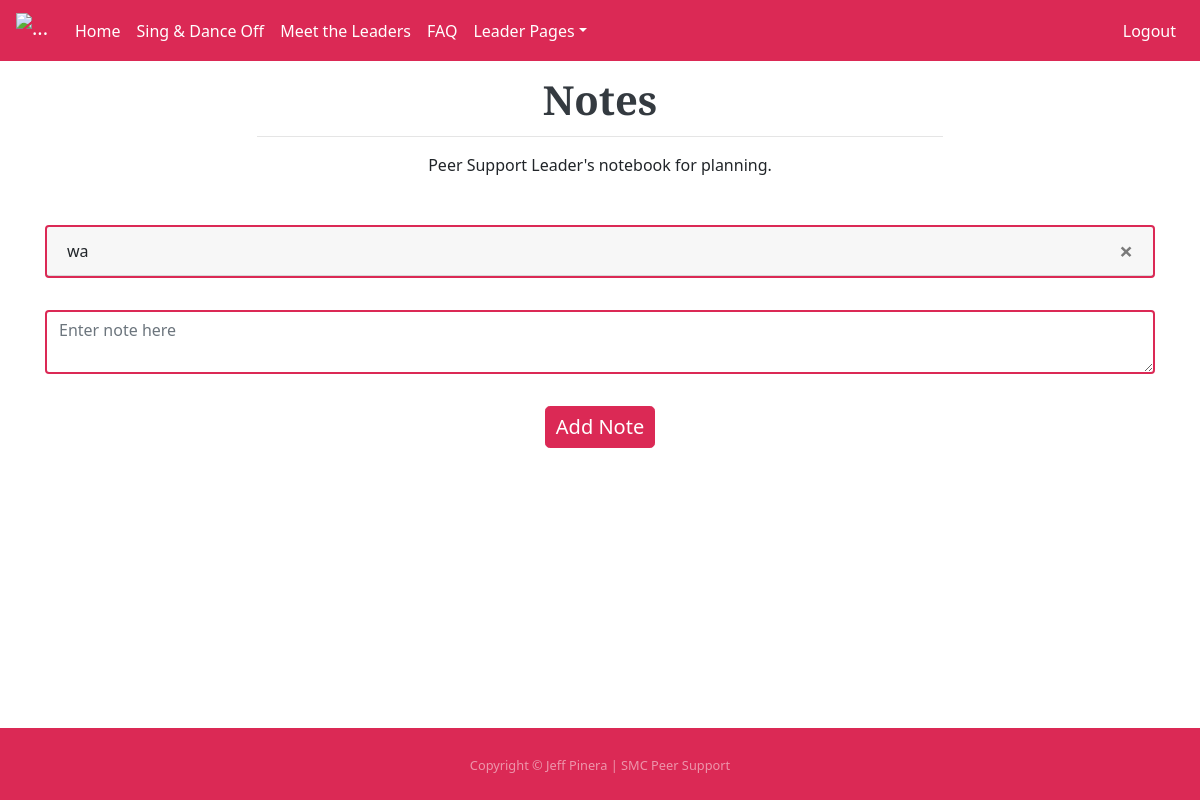
/notes (signed in), run on an earlier commit of the app's database.
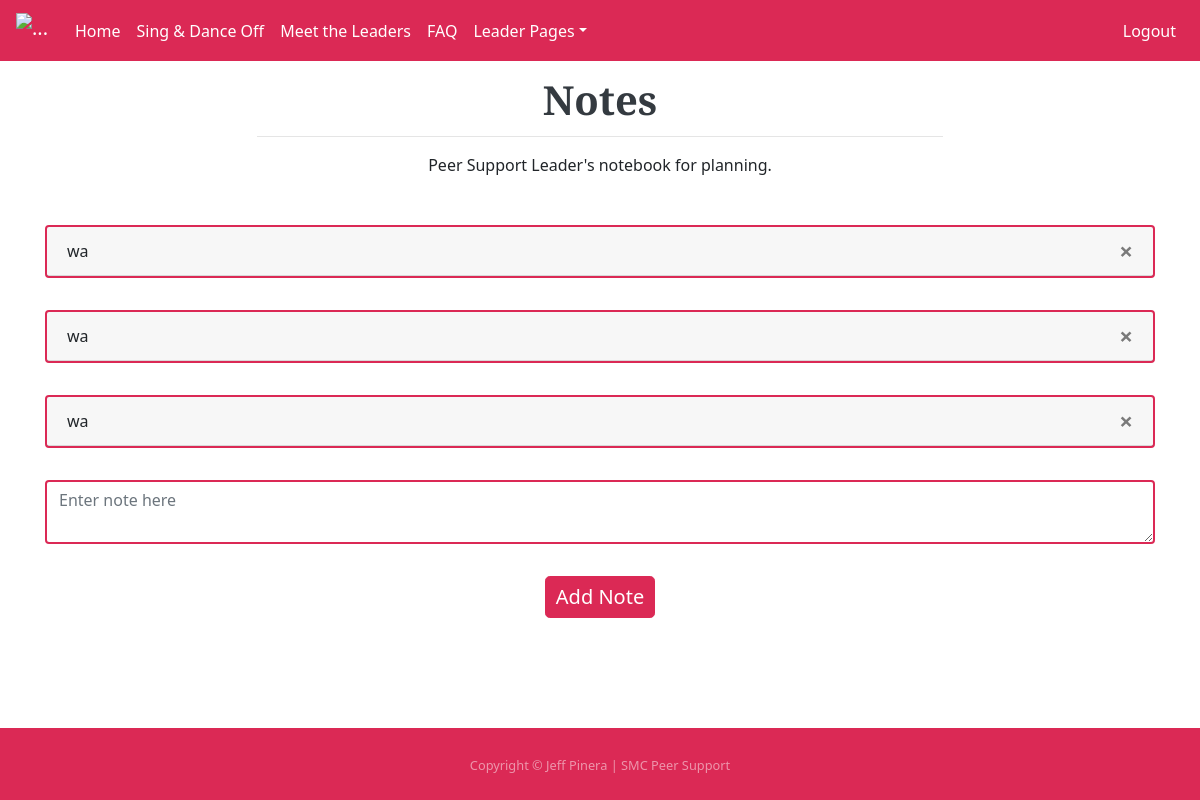
And on a later commit of the database.
### website/models.py (models this page shows)
class Note(db.Model):
    id = db.Column(db.Integer, primary_key=True)
    data = db.Column(db.String(10000))
    date = db.Column(db.DateTime(timezone=True), default=func.now())
    user_id = db.Column(db.Integer, db.ForeignKey('user.id'))

### website/views.py (the view, shortened to what this page needs)
@views.route("/notes", methods=['GET', 'POST'])
@login_required
def notes():
    return render_template("notes.html", user=current_user)

### website/__init__.py (called while the page is built)
def create_app():
    app = Flask(__name__)
    app.config['SECRET_KEY'] = 'd5DrWBqQS1OmC6XE'
    app.config['SQLALCHEMY_DATABASE_URI'] = f'sqlite:///{DB_NAME}'
    db.init_app(app)
    from .views import views
    from .auth import auth
    app.register_blueprint(views, url_prefix='/')
    app.register_blueprint(auth, url_prefix='/')
    from .models import User, Note, Faq
    with app.app_context():
        db.create_all()
        print("Created database!")
    login_manager = LoginManager()
    login_manager.login_view = 'auth.login'
    login_manager.init_app(app)
    @login_manager.user_loader
    def load_user(id):
        return User.query.get(int(id))
    return app

### website/templates/notes.html (shortened to what this page needs)
{% extends "template.html" %}
{% block content %}
<section>
    <div class="container px-4 px-lg-5 h-100 navspace">
        <div class="row gx-4 gx-lg-5 h-100 align-items-center justify-content-center text-center">
            <div class="col-lg-8 align-self-end">
                <h1 class="text-dark font-weight-bold headingsfont">Notes</h1>
                <hr class="divider" />
                <p class="text-white-75 mb-5">Peer Support Leader's notebook for planning.</p>
            </div>
        </div>
    </div>
</section>
<section class="container">
    <ul class="list-group list-group-flush" id="notes">
        {% for note in user.notes %}
        <div class="card noteborder">
            <div class="card-header d-flex justify-content-between align-items-center">
                <div class="card-text">{{ note.data }}</div>
                <button type="button" class="close" onClick="deleteNote({{ note.id }})">
                    <span aria-hidden="true">&times;</span>
                </button>
            </div>
        </div>
        <div class="spacer"></div>
        {% endfor %}
    </ul>
    <div>
        <form method="POST">
            <textarea name="note" id="note" class="form-control noteborder" placeholder="Enter note here"></textarea>
            <div class="spacer"></div>
            <div align="center">
                <button type="submit" class="btn btn-primary btn-lg buttoncolour headingsfont">Add Note</button>
            </div>
        </form>
    </div>
</section>
<div class="spacer"></div>
{% endblock %}

### website/templates/template.html (shortened to what this page needs)
<!DOCTYPE html>
<html lang="en">
<head>
  <link rel="stylesheet" href="https://cdn.jsdelivr.net/npm/bootstrap@4.4.1/dist/css/bootstrap.min.css"
>
  <link rel="stylesheet" type="text/css" href="static/css/styles.css">
</head>
<body>
  <nav class="navbar navbar-expand-md navcolour stickbars">
    <a class="navbar-brand" href="/home">
      <img class="d-inline-block align-top" width="35px" height="35px" src="static/assets/img/heartlogowhite.png"
        alt="..."></a>
    <div class="collapse navbar-collapse" id="collapsibleNavbar">
      <ul class="navbar-nav mr-auto">
        {% if user.is_authenticated %}
        <li id="link-home" class="nav-item">
          <a class="nav-link headingsfont" href="/home">Home</a>
        </li>
        <li id="link-sdo" class="nav-item">
          <a class="nav-link headingsfont" href="/singdanceoff">Sing & Dance Off</a>
        </li>
        <li id="link-mtl" class="nav-item">
          <a class="nav-link headingsfont" href="/leaders">Meet the Leaders</a>
        </li>
        <li id="link-faq" class="nav-item">
          <a class="nav-link headingsfont" href="/faq">FAQ</a>
        </li>
        <li id="link-lead" class="nav-item dropdown">
          <a class="nav-link headingsfont dropdown-toggle">Leader Pages</a>
        </li>
      </ul>
      <ul class="navbar-nav">
        <li class="nav-item">
          <a class="nav-link headingsfont" href="/logout">Logout</a>
        </li>
      {% endif %}
    </div>
  </nav>
  <div class="flexit">
    {% block content %}
    {% endblock %}
  </div>
  <footer id="sticky-footer" class="flex-shrink-0 py-4 text-white-50 navcolour">
    <div class="container text-center">
      <small>Copyright <span>&copy;</span> Jeff Pinera | SMC Peer Support</small>
    </div>
  </footer>
</body>
</html>

### website/static/css/styles.css (style rules this page uses)
body { margin: 0; padding: 0; display: flex; flex-direction: column; min-height: 100vh; font-family: "Segoe UI"; background-image: url("../assets/img/tiles.jpg"); background-repeat: no-repeat; background-attachment: scroll; background-position: center center; background-size: cover; }
.spacer { padding: 1rem; }
.navcolour { background-color: #DB2955; }
a:not(.dropdown-item) { color: white; }
.headingsfont { margin-top: 0; font-family: "Merriweather Sans", "Segoe UI"; font-weight: 500; line-height: 1; }
.buttoncolour { border-color: #DB2955; background-color: #DB2955; padding: 10px; }
.stickbars { position: fixed; top: 0; width: 100%; z-index: 10; }
.navspace { padding-top: 5rem; }
.flexit { flex: 1; }
.noteborder { border-color: #DB2955; border-width: 2px; }

What changed in the data, as far as the page shows it:
added Note: data "wa"
added Note: data "wa"
